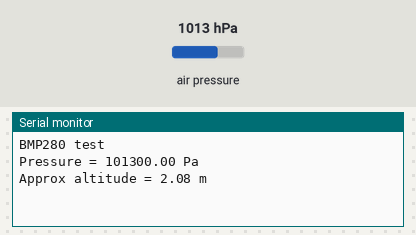
A sketch run on a simulated Arduino Uno, built with avr-gcc and run on an emulated ATmega328P. On the bench: the last lines printed to the serial monitor. Inputs (shaded band) come from the test bench; at power-on: air pressure 1013 hPa.

Above: at 1.2 s.
1.3 s: air pressure set to 952 hPa
At 2.6 s:
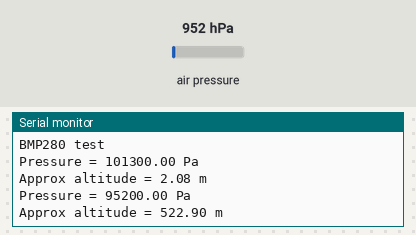
3.6 s: air pressure set to 975 hPa
At 5.4 s:
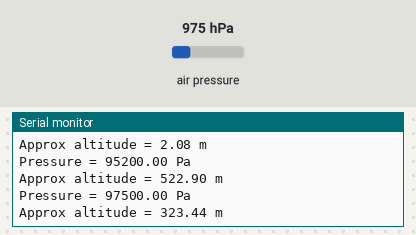
Timing chart, 0 to 6.9 s (numbered marks = the images above; inputs shaded):
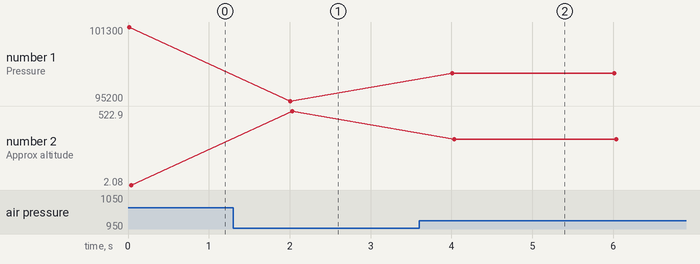

The sketch:

bmp_280_lcd.ino
```cpp
/***************************************************************************
liabray untuk BMP280 humidity, temperature (pressure sensor)

Oleh Syahroni S.T
***************************************************************************/

#include <Wire.h>
//#include <SPI.h>
#include <Adafruit_Sensor.h>
#include <Adafruit_BMP280.h>

// digunakan hanya jika menggunakan SPI untuk berkomunikasi dengan sensor

//#define BMP_SCK 13
//#define BMP_MISO 12
//#define BMP_MOSI 11
//#define BMP_CS 10

// disini menggunakan IIC

Adafruit_BMP280 bmp; // I2C
//Adafruit_BMP280 bmp(BMP_CS); // hardware SPI
//Adafruit_BMP280 bmp(BMP_CS, BMP_MOSI, BMP_MISO, BMP_SCK);

void setup() {
Serial.begin(9600);
Serial.println(F("BMP280 test"));

if (!bmp.begin()) {
Serial.println(F("Could not find a valid BMP280 sensor, check wiring!"));
while (1);
}
}

void loop() {

//untuk temperatur

//Serial.print(F("Temperature = "));
//Serial.print(bmp.readTemperature());
//Serial.println(" *C");

//untuk tekanan

Serial.print(F("Pressure = "));
Serial.print(bmp.readPressure());
Serial.println(" Pa");

//untuk ketinggigian

Serial.print(F("Approx altitude = "));
Serial.print(bmp.readAltitude(1013.25)); // untuk kalibrasi MDPL
Serial.println(" m");

Serial.println();
delay(2000);
}
```

Measured:
- after the input at 1.3 s, the serial monitor: prints a new line after 0.70 s (image 1)
- after the input at 3.6 s, the serial monitor: prints a new line after 0.41 s (image 2)
- plotted number 1: 101300 → 95200 after the input at 1.3 s, 95200 → 97500 after the input at 3.6 s
- plotted number 2: 2.08 → 522.9 after the input at 1.3 s, 522.9 → 323.44 after the input at 3.6 s
